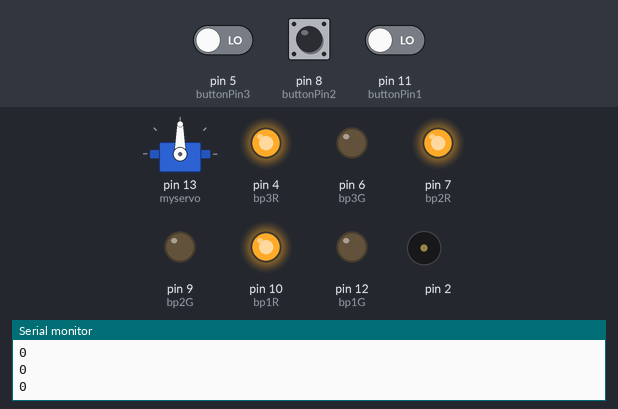
A sketch run on a simulated Arduino Uno, built with avr-gcc and run on an emulated ATmega328P. Parts: servo, output pins drawn as LEDs (lit = HIGH), buzzer (waves = sounding), the last lines printed to the serial monitor. Dashed ring = blinking. Inputs (shaded band) come from the test bench; at power-on: pin 5 (buttonPin3) LOW, pin 11 (buttonPin1) LOW, pin 8 (buttonPin2) LOW.

Above: at 4.8 s.
4.9 s: pin 5 (buttonPin3) driven HIGH and pin 11 (buttonPin1) driven HIGH
At 9.6 s:
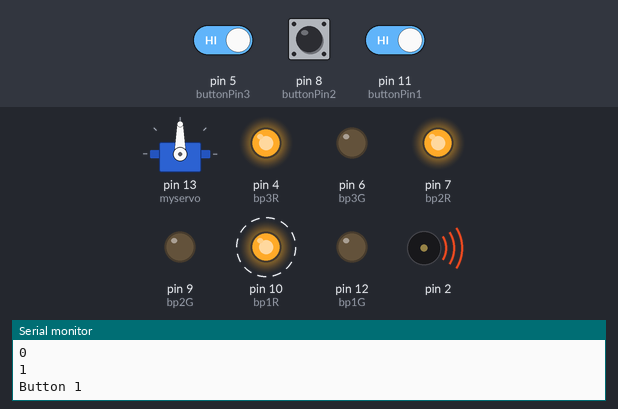
10.7 s: pin 11 (buttonPin1) driven LOW
At 13.3 s:
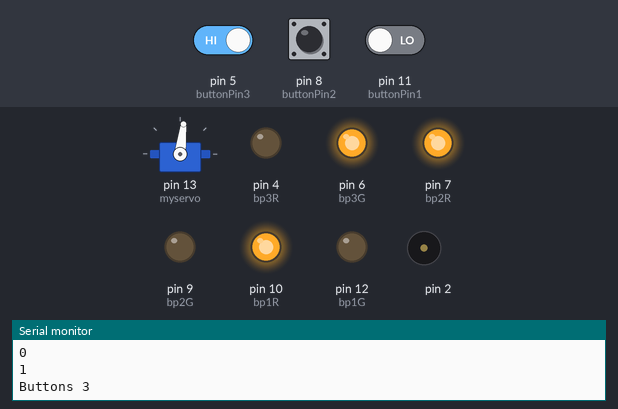
At 30.55 s:
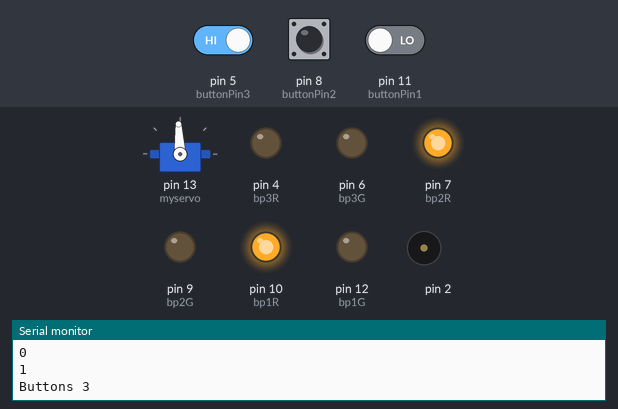
Timing chart, 0 to 31.9 s (numbered marks = the images above; inputs shaded):
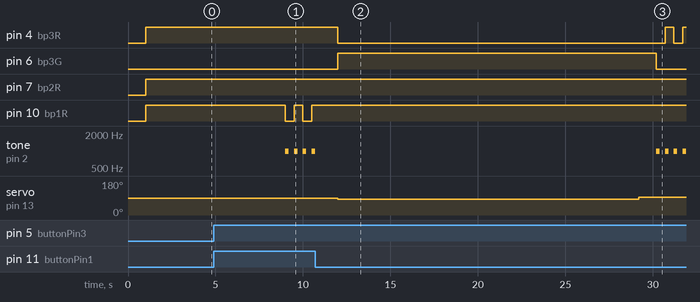

The sketch:

SkiliftModel.ino
```cpp
/***************************************************************************** *
 *
 * Tech 4440-01 FA16  12/18/16
 * Stephanie Eordanidis
 * This program contains routines and functions to control and automate a Ski-lift
 * Model. The model is approx. 6 feet long by 1 foot wide.
 * Adjustment of measurement necessary for indivual replication unless utilizing sensors
 * There are three buttons stations.
 * When button is pressed, a designated ski cart will stop in designated lift locations
 * One servo motor rotates ski lift with rope and pully system.
 *
****************************************************************************** */
#include <Servo.h>
Servo myservo;  // create servo object to control ski-lift rotation
/***************************************************************************** *
*This sections initializes the buttons and their states and lights for the ski-lift model
****************************************************************************** */
// set pin numbers:
const int buttonPin1 = 11;     // the number of the pushbutton 1 pin
const int buttonPin2 = 8;     // the number of the pushbutton 2 pin
const int buttonPin3 = 5;     // the number of the pushbutton 3 pin
const int bp1G =  12;      // the number of the LED pin
const int bp1R =  10;      // the number of the LED pin
const int bp2G =  9;      // the number of the LED pin
const int bp2R =  7;      // the number of the LED pin
const int bp3G =  6;      // the number of the LED pin
const int bp3R =  4;      // the number of the LED pin
// variables will change:
int buttonState1 = LOW;         // variable for reading the pushbutton status
int buttonState2 = LOW;         // variable for reading the pushbutton status
int buttonState3 = LOW;         // variable for reading the pushbutton status
int buttonState12 = LOW;         // second variable for reading the pushbutton status
int buttonState22 = LOW;         // second variable for reading the pushbutton status
int buttonState32 = LOW;         // second variable for reading the pushbutton status
//variable to hold last button pressed (retain last location of cart)
int lastStop = 1; //initialize as 1
//variable to hold distance used with delay
int dist = 0; //initialize as 0
//variable to hold the OK/GREEN light
int okToGo = 0; //initialize as 0
/***************************************************************************** *
*startup code
****************************************************************************** */
void setup() {
  Serial.begin(9600);
  myservo.attach(13);  // attaches the servo on pin 13 to the servo object
  // initialize the LED pin as an output:
  pinMode(bp1G, OUTPUT);
  pinMode(bp1R, OUTPUT);
  pinMode(bp2G, OUTPUT);
  pinMode(bp2R, OUTPUT);
  pinMode(bp3G, OUTPUT);
  pinMode(bp3R, OUTPUT);
  // initialize the pushbutton pin as an input:
  pinMode(buttonPin1, INPUT);
  pinMode(buttonPin2, INPUT);
  pinMode(buttonPin3, INPUT);
}
void loop() {
/***************************************************************************** *
* check for button presses and double check their state values
****************************************************************************** */
  // read the state of the pushbutton value:
  buttonState1 = digitalRead(buttonPin1);
  Serial.println(buttonState1);
  buttonState2 = digitalRead(buttonPin2);
  Serial.println(buttonState2);
  buttonState3 = digitalRead(buttonPin3);
  Serial.println(buttonState3);
  delay (1000);
  // second debounce read the state of the pushbutton value:
  buttonState12 = digitalRead(buttonPin1);
  Serial.println(buttonState1);
  buttonState22 = digitalRead(buttonPin2);
  Serial.println(buttonState2);
  buttonState32 = digitalRead(buttonPin3);
  Serial.println(buttonState3);
  // check if the pushbutton is pressed.
  if (buttonState1 == HIGH && buttonState12 == HIGH ) {
    Serial.println("Button 1");

    if (lastStop == 1) {
      //if lastStop == 1, cart is at current stop
      dist = 0; //dont move cart
      okToGo = 0; // alert user
      lastStop = 1; //put last stop as 1 for button 1
    } else if (lastStop == 2) {
      //if lastStop == 2, cart is at stop 2
      dist = 21500; //put the distance for stop 2 to to button 1
      lastStop = 1; //put last stop as 1 for button 1
      okToGo = 1; //OK to go
    } else if (lastStop == 3) {
      //if lastStop == 3, cart is at stop 3
      dist = 13500; //put the distance for stop 3 to to button 1
      lastStop = 1; //put last stop as 1 for button 1
      okToGo = 1; //OK to go
    }
    //check to see if it is ok to proceed
    if (okToGo == 1) {
      myservo.write(1400);
      digitalWrite(bp1G, HIGH);
      digitalWrite(bp1R, LOW);
      digitalWrite(bp2G, LOW);
      digitalWrite(bp2R, HIGH);
      digitalWrite(bp3G, LOW);
      digitalWrite(bp3R, HIGH);
      delay(dist);              // wait for 3 second
      myservo.write(1500);
    }//end if it is ok to proceed
    if (okToGo == 0) {

      int counter = 2;
      while(counter > 0){
      tone(2, 1000, 200); //set pizo horn
      digitalWrite(bp1G, LOW);
      digitalWrite(bp1R, LOW);
      digitalWrite(bp2G, LOW);
      digitalWrite(bp2R, HIGH);
      digitalWrite(bp3G, LOW);
      digitalWrite(bp3R, HIGH);
      delay(500);              // wait for 1 second
      tone(2, 1000, 200); //set pizo horn
      digitalWrite(bp1G, LOW);
      digitalWrite(bp1R, HIGH);
      digitalWrite(bp2G, LOW);
      digitalWrite(bp2R, HIGH);
      digitalWrite(bp3G, LOW);
      digitalWrite(bp3R, HIGH);
      delay(500);              // wait for 1 second
      counter--;
      }//end while loop
    }//end if it is Not Ok to proceed
  }
  else if (buttonState2 == HIGH && buttonState22 == HIGH) {
    Serial.println("Button 2");
    if (lastStop == 1) {
      //if lastStop == 1, cart is at stop 1
      dist = 10000; //put the distance for stop 1 to to button 2
      lastStop = 2; //put last stop as 2 for button 2
      okToGo = 1; //OK to go
    } else if (lastStop == 2) {
      //if lastStop == 2, cart is current stop
      dist = 0; //dont move cart
      okToGo = 0; // alert user
      lastStop = 2; //put last stop as 2 for button 2
    } else if (lastStop == 3) {
      //if lastStop == 3, cart is at stop 3
      dist = 22800; //put the distance for stop 3 to to button 2
      lastStop = 2; //put last stop as 2 for button 2
      okToGo = 1; //OK to go
    }
    //check to see if it is ok to proceed
    if (okToGo == 1) {
      myservo.write(1400);
      digitalWrite(bp1G, LOW);
      digitalWrite(bp1R, HIGH);
      digitalWrite(bp2G, HIGH);
      digitalWrite(bp2R, LOW);
      digitalWrite(bp3G, LOW);
      digitalWrite(bp3R, HIGH);
      delay(dist);              // wait for 3 second
      myservo.write(1500);
    }//end if it is ok to proceed
    if (okToGo == 0) {

      int counter = 2;
      while(counter > 0){
      tone(2, 1000, 200); //set pizo horn
      digitalWrite(bp1G, LOW);
      digitalWrite(bp1R, HIGH);
      digitalWrite(bp2G, LOW);
      digitalWrite(bp2R, LOW);
      digitalWrite(bp3G, LOW);
      digitalWrite(bp3R, HIGH);
      delay(500);              // wait for 1 second
      tone(2, 1000, 200); //set pizo horn
      digitalWrite(bp1G, LOW);
      digitalWrite(bp1R, HIGH);
      digitalWrite(bp2G, LOW);
      digitalWrite(bp2R, HIGH);
      digitalWrite(bp3G, LOW);
      digitalWrite(bp3R, HIGH);
      delay(500);              // wait for 1 second
      counter--;
      }//end while loop
    }//end if it is Not Ok to proceed
  }//end if button2 is high

  else if (buttonState3 == HIGH && buttonState32 == HIGH) {
    Serial.println("Buttons 3");
    if (lastStop == 1) {
      //if lastStop == 1, cart is at stop 1
      dist = 17200; //put the distance for stop 1 to to button 3
      lastStop = 3; //put last stop as 3 for button 3
      okToGo = 1; //OK to go
    } else if (lastStop == 2) {
      //if lastStop == 2, cart is at stop 2
      dist = 7500; //put the distance for stop 2 to to button 3
      lastStop = 3; //put last stop as 3 for button 3
      okToGo = 1; //OK to go
    } else if (lastStop == 3) {
      //if lastStop == 3, cart is at stop 3
      dist = 0; //dont move cart
      lastStop = 3; //put last stop as 3 for button 3
      okToGo = 0; // alert user
    }
    //check to see if it is ok to proceed
    if (okToGo == 1) {
      myservo.write(1400);
      digitalWrite(bp1G, LOW);
      digitalWrite(bp1R, HIGH);
      digitalWrite(bp2G, LOW);
      digitalWrite(bp2R, HIGH);
      digitalWrite(bp3G, HIGH);
      digitalWrite(bp3R, LOW);
      delay(dist);              // wait for 3 second
      myservo.write(1500);
    }
      if (okToGo == 0) {

      int counter = 2;
      while(counter > 0){
      tone(2, 1000, 200); //set pizo horn
      digitalWrite(bp1G, LOW);
      digitalWrite(bp1R, HIGH);
      digitalWrite(bp2G, LOW);
      digitalWrite(bp2R, HIGH);
      digitalWrite(bp3G, LOW);
      digitalWrite(bp3R, LOW);
      delay(500);              // wait for 1 second
      tone(2, 1000, 200); //set pizo horn
      digitalWrite(bp1G, LOW);
      digitalWrite(bp1R, HIGH);
      digitalWrite(bp2G, LOW);
      digitalWrite(bp2R, HIGH);
      digitalWrite(bp3G, LOW);
      digitalWrite(bp3R, HIGH);
      delay(500);              // wait for 1 second
      counter--;
      }//end while loop
      }//end if it is Not Ok to proceed
    }//end if button3 is high
    else {
      Serial.println("Buttons off");
      digitalWrite(bp1G, LOW);
      digitalWrite(bp1R, HIGH);
      digitalWrite(bp2G, LOW);
      digitalWrite(bp2R, HIGH);
      digitalWrite(bp3G, LOW);
      digitalWrite(bp3R, HIGH);
      delay(3000);              // wait for 3 second

    }//end if no button state is high
  }//end loop
```

Measured:
- after the input at 4.9 s, pin 10 (bp1R): alternates HIGH for 0.50 s and LOW for 0.50 s, starting after 4.1 s; tone on pin 2: alternates 1000 Hz for 0.20 s and silent for 0.30 s, starting after 4.1 s
- after the input at 10.7 s, pin 4 (bp3R): HIGH → LOW after 1.3 s, → HIGH 18.7 s later, → LOW 0.50 s later, → HIGH 0.50 s later; pin 6 (bp3G): LOW → HIGH after 1.3 s, → LOW 18.2 s later; pin 10 (bp1R): stops changing and stays HIGH; servo on pin 13 (myservo): 90° → 83° after 1.3 s, → 93° 17.2 s later
